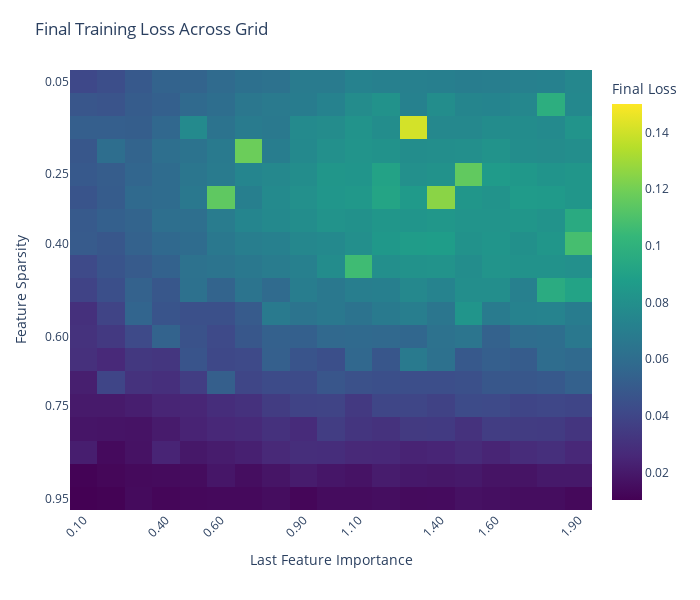

Notebook source saved alongside this figure:
### Code cell


### Figure 1 — Plotly figure (JSON) as saved in the notebook; plotly's stock layout.template omitted (floating-point values rounded to 4 significant figures; data arrays with more than 128 entries replaced by an {"elided": "..."} marker saying what was removed)
{"data": [{"colorbar": {"title": {"text": "Final Loss"}}, "colorscale": [[0, "#440154"], [0.1111, "#482878"], [0.2222, "#3e4989"], [0.3333, "#31688e"], [0.4444, "#26828e"], [0.5556, "#1f9e89"], [0.6667, "#35b779"], [0.7778, "#6ece58"], [0.8889, "#b5de2b"], [1, "#fde725"]], "hovertemplate": "importance=%{x:.3f}<br>sparsity=%{y:.3f}<br>loss=%{z:.6f}<extra></extra>", "type": "heatmap", "x": [0.1, 0.2, 0.3, 0.4, 0.5, 0.6, 0.7, 0.8, 0.9, 1.0, 1.1, 1.2, 1.3, 1.4, 1.5, 1.6, 1.7, 1.8, 1.9], "y": [0.05, 0.1, 0.15, 0.2, 0.25, 0.3, 0.35, 0.4, 0.45, 0.5, 0.55, 0.6, 0.65, 0.7, 0.75, 0.8, 0.85, 0.9, 0.95], "z": {"elided": "19x19 float values"}, "zmax": 0.15, "zmin": 0.01037}], "layout": {"height": 600, "margin": {"b": 90, "l": 70, "r": 30, "t": 70}, "title": {"text": "Final Training Loss Across Grid"}, "width": 700, "xaxis": {"tickangle": -45, "tickmode": "array", "ticktext": ["0.10", "0.40", "0.60", "0.90", "1.10", "1.40", "1.60", "1.90"], "tickvals": [0.1, 0.4, 0.6, 0.9, 1.1, 1.4, 1.6, 1.9], "title": {"text": "Last Feature Importance"}}, "yaxis": {"autorange": "reversed", "tickmode": "array", "ticktext": ["0.05", "0.25", "0.40", "0.60", "0.75", "0.95"], "tickvals": [0.05, 0.25, 0.4, 0.6, 0.75, 0.95], "title": {"text": "Feature Sparsity"}}}}
